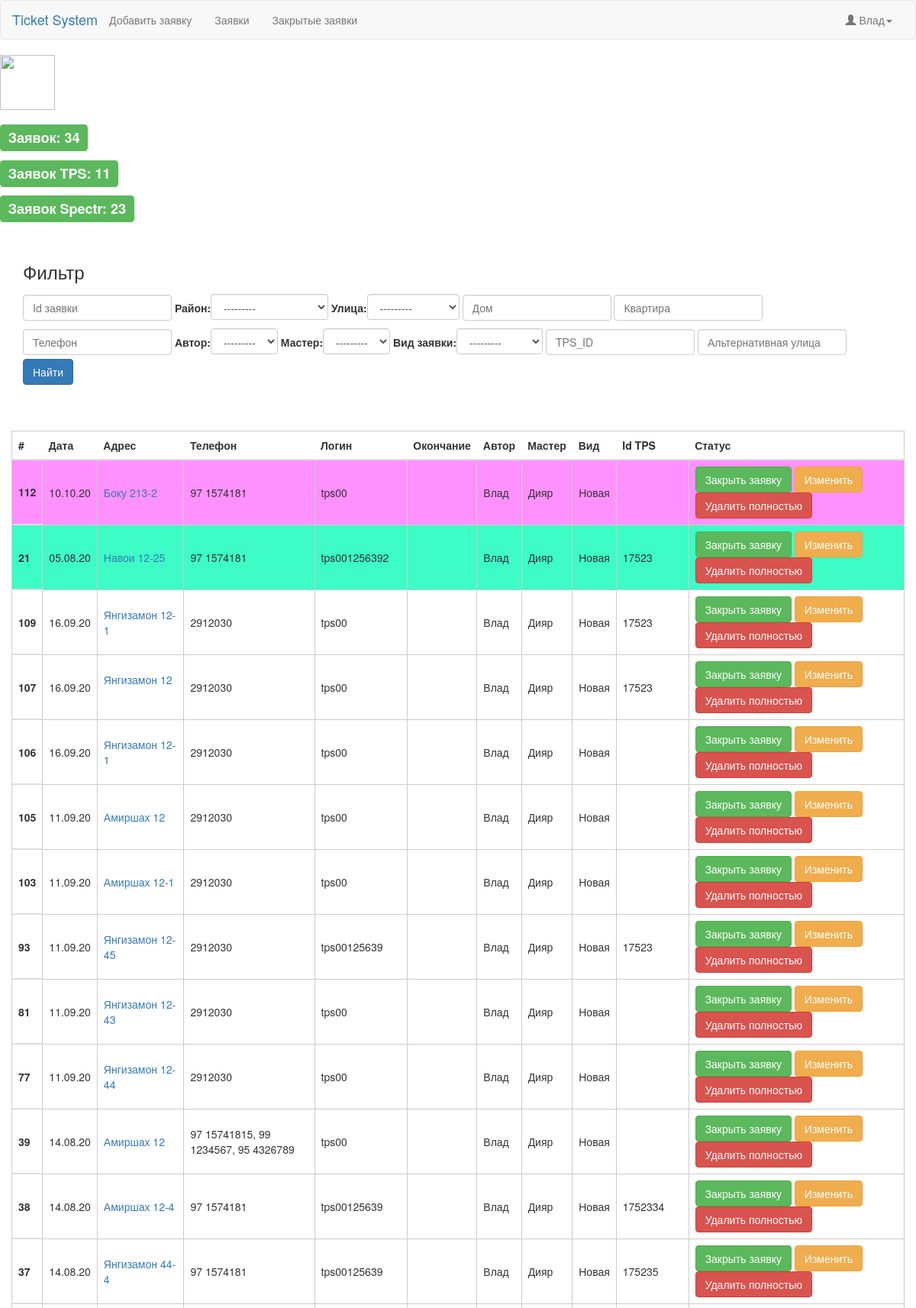
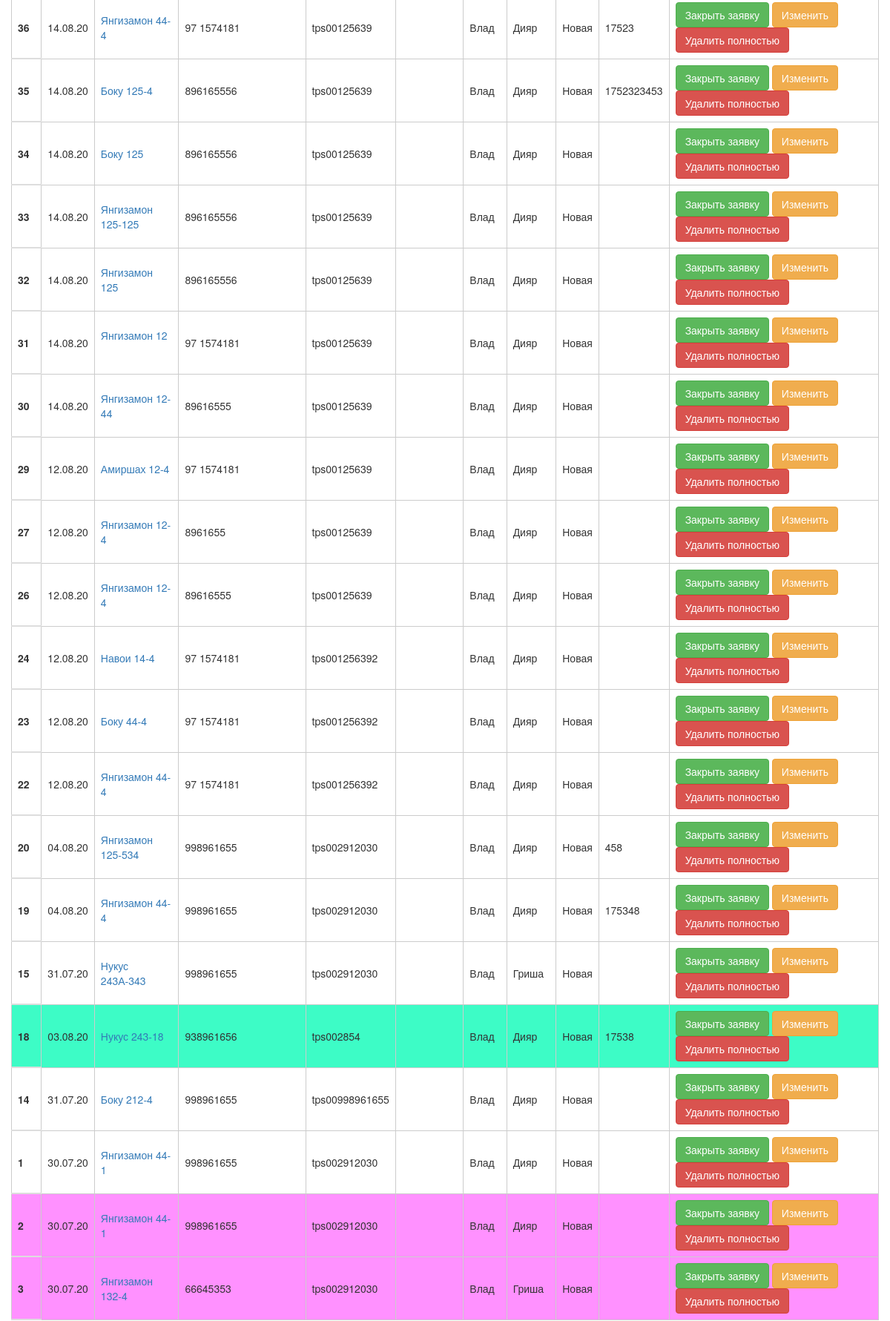
The app's page / (signed in, upper part) with its own data (2 pictures, top to bottom).
### tk/models.py (models this page shows, shortened)
class Region(models.Model):
    name = models.CharField(max_length = 200, null=True, verbose_name="")
    def __str__(self):
        return self.name
    class Meta:
        verbose_name = 'Регион'
        verbose_name_plural = 'Регионы'

class Street(models.Model):
    name = models.CharField(max_length = 200, null=True, verbose_name="")
    region = models.ForeignKey(Region, null=True, on_delete=models.SET_NULL, verbose_name="", default=True)
    def __str__(self):
        return self.name
    class Meta:
        verbose_name = 'Улицу'
        verbose_name_plural = 'Улицы'

class Ticket(models.Model):
    date = models.DateTimeField(auto_now_add=True, null=True, verbose_name="")
    viewticket = models.ForeignKey(ViewTicket, null=True, on_delete=models.CASCADE, verbose_name="Вид заявки", default=True)
    master = models.ForeignKey(Master, null=True, on_delete=models.SET_NULL, verbose_name="Мастер", default=True)
    regions = models.ForeignKey(Region, null=True, on_delete=models.SET_NULL, verbose_name="Район")
    streets = models.ForeignKey(Street, blank=True, null=True, on_delete=models.SET_NULL, verbose_name="Улица")
    status = models.ForeignKey(Status, null=True, on_delete=models.SET_NULL, verbose_name="Статус", default=2)
    street_only = models.CharField(blank=True, max_length=100, null=True, verbose_name="")
    home = models.CharField(max_length = 5, null=True, verbose_name="")
    flat = models.CharField(blank=True, max_length = 5, null=True, verbose_name="")
    phone = models.CharField(max_length = 50, null=True, verbose_name="")
    companylogin = models.ForeignKey(Companylogin, null=True, on_delete=models.SET_NULL, verbose_name="", default=True)
    logins = models.CharField(blank=True,max_length = 15, null=True, verbose_name="")
    tps_id = models.CharField(blank=True, max_length=100, null=True, verbose_name="")
    priority = models.ForeignKey(Priority, null=True, on_delete=models.SET_NULL, verbose_name="", default=2)
    coment = models.TextField(blank=True,  null=True, verbose_name="Комментарий", default=" ")
    comment_master = models.TextField(verbose_name="Комментарий", default=" ")
    update = models.DateTimeField(auto_now=True)
    author = models.ForeignKey('auth.User', null=True, on_delete=models.SET_NULL, verbose_name="Автор", default=True)
    class Meta:
        verbose_name = 'Заявку'
        verbose_name_plural = 'Заявки'
        ordering = ['-update', ]

class Companylogin(models.Model):
    login = models.CharField(max_length = 200, null=True)
    def __str__(self):
        return self.login
    class Meta:
        verbose_name = 'Логин компании'
        verbose_name_plural = 'Логины компаний'

class Master(models.Model):
    name = models.CharField(max_length = 200, null=True)
    master = models.ForeignKey(User, on_delete=models.CASCADE)
    def __str__(self):
        return self.name
    class Meta:
        verbose_name = 'Мастера'
        verbose_name_plural = 'Мастера'

class Status(models.Model):
    name = models.CharField(max_length = 200, null=True)
    def __str__(self):
        return self.name
    class Meta:
        verbose_name = 'Статус'
        verbose_name_plural = 'Статусы'

### tk/views.py (the view, shortened to what this page needs)
# urls.py: path('', tk_list, name='tk_list'),
@login_required(login_url='login')
def tk_list(request):
    if request.user.is_superuser or request.user.is_staff:
        tk = Ticket.objects.filter(status=2)
        tkFilter = TicketFilter(request.GET, queryset=tk)
        counts = tk.filter().count()
        count_tps = Ticket.objects.filter(tps_id__isnull=False, status=2).count()
        count_sp = Ticket.objects.filter(tps_id__isnull=True, status=2).count()
        context = {
            'tk': tk,
            'counts': counts,
            'count_tps': count_tps,
            'tkFilter':tkFilter,
            'count_sp':count_sp
        }
    return render(request, 'tk/tklist.html', context)

### tk/models.py (called while the page is built)
    def __str__(self):
        return self.name

### tk/templates/tk/tklist.html (shortened to what this page needs)
{% extends 'tk/base.html'%}
{% load bootstrap %}
{% block content %}
<img class="d-block mx-auto mb-4" src="https://spi.uz/wp-content/uploads/2020/04/cropped-logo-3-1-192x192.png" alt="" width="72" height="72">
<h3><span class="label label-success">Заявок: {{ counts }}</span></h3>  <h3><span class="label label-success">Заявок TPS: {{ count_tps }}</span></h3>
<h3><span class="label label-success">Заявок Spectr: {{ count_sp }}</span></h3>
<div class="form-filter">
             <h3>Фильтр</h3>
<form method="get" id="testForm" data-streets-url="{% url 'ajax_load_cities' %}" novalidate>
{{tkFilter.form}}
        <button type="submit" class="btn btn-primary">Найти</button>
</form>
</div>
<div class="container-fluid">
<table class="table">
                    <thead>
                        <tr>
                            <th>#</th>
                            <th>Дата</th>
                            <th>Адрес</th>
                            <th>Телефон</th>
                            <th>Логин</th>
                            <th>Окончание</th>
                            <th>Автор</th>
                            <th>Мастер</th>
                            <th>Вид</th>
                            <th>Id TPS</th>
                            <th>Статус</th>
                        </tr>
                    </thead>
    {% for ticket in tkFilter.qs %}
                  {% if ticket.priority.id == 3 %}
    <thead  class="red" >
    {%  elif ticket.priority.id == 2  %}
    <thead  class="white">
{% else %}
<thead  class="blue">
{% endif%}
                        <tr>
                            <th scope="row">{{ticket.id}}</th>
                            <td>{{ticket.date|date:"d.m.y"}}</td>
                            <td><a href="{% url 'about' ticket.id %}">{% if ticket.street_only == None %}{{ticket.streets}}{% else %}{{ticket.street_only}}{% endif %} {{ticket.home}}{% if ticket.flat == None %} 	&nbsp; {% else %}-{{ticket.flat}}{% endif %}</a></td>
                            <td>{{ticket.phone}}</td>
                            <td>{{ticket.companylogin}}{% if ticket.logins == None %} 	&nbsp; {% else %}{{ticket.logins}}{% endif %}</td>
                            <td>{{times}}</td>
                            <td>{{ticket.author.first_name}}</td>
                            <td>{{ticket.master}}</td>
                            <td>{{ticket.status}}</td>
                            <td>{% if ticket.tps_id == None %} 	&nbsp; {% else %}{{ticket.tps_id}}{% endif %}</td>
<td><a href="{% url 'close_tk' ticket.id %}" class="btn btn-success" type="button">Закрыть заявку</a>
                            <a href="{% url 'update_tk' ticket.id %}" class="btn btn-warning">Изменить</a>
                                {% if request.user.is_superuser%}
    <button class="btn btn-danger" data-toggle="modal" data-target="#exampleModalOrder{{ ticket.id}}">Удалить полностью</button>
    {% endif %}
                            </td>
                        </tr>
                    </thead>
    {% endfor%}
                </table>
<br>
</div>
{% endblock %}

### tk/templates/tk/base.html (shortened to what this page needs)
{% load static %}
<!DOCTYPE html>
<html lang="en">
<head>
    <link href="{% static 'css/bootstrap.min.css' %}" rel="stylesheet">
    <link href="{% static 'css/style.css' %}" rel="stylesheet">
</head>
<body>
{% block menu %}
<nav class="navbar navbar-default">
        <div class="container-fluid">
            <div class="navbar-header">
                <h4 class="header_logo"><a href="/">Ticket System</a></h4>
            </div>
            <div class="collapse navbar-collapse" id="bs-example-navbar-collapse-1">
                <ul class="nav navbar-nav">
                   <li><a href="{% url 'add_tk' %}">Добавить заявку</a></li>
                    <li><a href="{% url 'tk_list' %}">Заявки</a></li>
                    <li><a href="{% url 'tk_list_close' %}">Закрытые заявки</a></li>
                </ul>
                <ul class="nav navbar-nav navbar-right">
                    <li class="dropdown">
                        <a href="#" class="dropdown-toggle" data-toggle="dropdown" role="button" aria-haspopup="true" aria-expanded="false"> <span class="glyphicon glyphicon-user" aria-hidden="true"></span> {{ request.user.first_name }}<span class="caret"></span></a>
                    </li>
                </ul>
            </div>
        </div>
    </nav>
{% endblock %}
{% block content %}{% endblock %}
</body>
</html>

### static/css/style.css (style rules this page uses)
body { margin: 0; padding: 0; }
.table { flex: 1 0 auto; }
.form-filter { margin: 60px 30px; }
a.btn.btn-warning { background-color: #f0ad4e; }
a.btn.btn-success { background-color: #5cb85c; }
.red, .red a { background: #3DFCC6; }
.white { background: white; }
.blue, .blue a { background: #FF91FF; }
.form-filter #id_street_only, .form-filter #id_master, .form-filter #id_id, .form-filter #id_regions, .form-filter #id_streets, .form-filter #id_home, .form-filter #id_flat, .form-filter #id_phone, .form-filter #id_author, .form-filter #id_viewticket, .form-filter #id_tps_id, .form-filter #id_status, .form-filter #id_password1, .form-filter #id_password2 { margin: 5px 0; max-width: 100%; height: 34px; padding: 6px 12px; font-size: 14px; line-height: 1.42857143; color: #555; background-color: #fff; background-image: none; border: 1px solid #ccc; border-radius: 4px; -webkit-box-shadow: inset 0 1px 1px rgba(0,0,0,.075); box-shadow: inset 0 1px 1px rgba(0,0,0,.075); -webkit-transition: border-color ease-in-out .15s,-webkit-box-shadow ease-in-out .15s; -o-transition: border-color ease-in-out .15s,box-shadow ease-in-out .15s; transition: border-color ease-in-out .15s,box-shadow ease-in-out .15s; }
.header_logo { margin-top: 15px; }
.table button { margin-right: 5px; }
.table>tbody>tr>td, .table>tbody>tr>th, .table>tfoot>tr>td, .table>tfoot>tr>th, .table>thead>tr>td, .table>thead>tr>th { vertical-align: middle; }
.table, .table td { border: 1px solid #ccc; }

### records on screen
Ticket: id "112", date "10.10.20", streets "Боку", home "213", flat "2", phone "97 1574181", companylogin "tps00", author.first_name "Влад", master "Дияр", status "Новая"
Ticket: id "21", date "05.08.20", streets "Навои", home "12", flat "25", phone "97 1574181", companylogin "tps00", logins "1256392", author.first_name "Влад", master "Дияр", status "Новая", tps_id "17523"
Ticket: id "109", date "16.09.20", streets "Янгизамон", home "12", flat "1", phone "2912030", companylogin "tps00", author.first_name "Влад", master "Дияр", status "Новая", tps_id "17523"
Ticket: id "107", date "16.09.20", streets "Янгизамон", home "12", phone "2912030", companylogin "tps00", author.first_name "Влад", master "Дияр", status "Новая", tps_id "17523"
Ticket: id "106", date "16.09.20", streets "Янгизамон", home "12", flat "1", phone "2912030", companylogin "tps00", author.first_name "Влад", master "Дияр", status "Новая"
Ticket: id "105", date "11.09.20", street_only "Амиршах", home "12", phone "2912030", companylogin "tps00", author.first_name "Влад", master "Дияр", status "Новая"
Ticket: id "103", date "11.09.20", street_only "Амиршах", home "12", flat "1", phone "2912030", companylogin "tps00", author.first_name "Влад", master "Дияр", status "Новая"
Ticket: id "93", date "11.09.20", streets "Янгизамон", home "12", flat "45", phone "2912030", companylogin "tps00", logins "125639", author.first_name "Влад", master "Дияр", status "Новая", tps_id "17523"
Ticket: id "81", date "11.09.20", streets "Янгизамон", home "12", flat "43", phone "2912030", companylogin "tps00", author.first_name "Влад", master "Дияр", status "Новая"
Ticket: id "77", date "11.09.20", streets "Янгизамон", home "12", flat "44", phone "2912030", companylogin "tps00", author.first_name "Влад", master "Дияр", status "Новая"
Ticket: id "39", date "14.08.20", street_only "Амиршах", home "12", phone "97 15741815, 99 1234567, 95 4326789", companylogin "tps00", author.first_name "Влад", master "Дияр", status "Новая"
Ticket: id "38", date "14.08.20", street_only "Амиршах", home "12", flat "4", phone "97 1574181", companylogin "tps00", logins "125639", author.first_name "Влад", master "Дияр", status "Новая", tps_id "1752334"
Ticket: id "37", date "14.08.20", streets "Янгизамон", home "44", flat "4", phone "97 1574181", companylogin "tps00", logins "125639", author.first_name "Влад", master "Дияр", status "Новая", tps_id "175235"
Ticket: id "36", date "14.08.20", streets "Янгизамон", home "44", flat "4", phone "97 1574181", companylogin "tps00", logins "125639", author.first_name "Влад", master "Дияр", status "Новая", tps_id "17523"
Ticket: id "35", date "14.08.20", streets "Боку", home "125", flat "4", phone "896165556", companylogin "tps00", logins "125639", author.first_name "Влад", master "Дияр", status "Новая", tps_id "1752323453"
Ticket: id "34", date "14.08.20", streets "Боку", home "125", phone "896165556", companylogin "tps00", logins "125639", author.first_name "Влад", master "Дияр", status "Новая"
Ticket: id "33", date "14.08.20", streets "Янгизамон", home "125", flat "125", phone "896165556", companylogin "tps00", logins "125639", author.first_name "Влад", master "Дияр", status "Новая"
Ticket: id "32", date "14.08.20", streets "Янгизамон", home "125", phone "896165556", companylogin "tps00", logins "125639", author.first_name "Влад", master "Дияр", status "Новая"
Ticket: id "31", date "14.08.20", streets "Янгизамон", home "12", phone "97 1574181", companylogin "tps00", logins "125639", author.first_name "Влад", master "Дияр", status "Новая"
Ticket: id "30", date "14.08.20", streets "Янгизамон", home "12", flat "44", phone "89616555", companylogin "tps00", logins "125639", author.first_name "Влад", master "Дияр", status "Новая"
Ticket: id "29", date "12.08.20", street_only "Амиршах", home "12", flat "4", phone "97 1574181", companylogin "tps00", logins "125639", author.first_name "Влад", master "Дияр", status "Новая"
Ticket: id "27", date "12.08.20", streets "Янгизамон", home "12", flat "4", phone "8961655", companylogin "tps00", logins "125639", author.first_name "Влад", master "Дияр", status "Новая"
Ticket: id "26", date "12.08.20", streets "Янгизамон", home "12", flat "4", phone "89616555", companylogin "tps00", logins "125639", author.first_name "Влад", master "Дияр", status "Новая"
Ticket: id "24", date "12.08.20", streets "Навои", home "14", flat "4", phone "97 1574181", companylogin "tps00", logins "1256392", author.first_name "Влад", master "Дияр", status "Новая"
Ticket: id "23", date "12.08.20", streets "Боку", home "44", flat "4", phone "97 1574181", companylogin "tps00", logins "1256392", author.first_name "Влад", master "Дияр", status "Новая"
Ticket: id "22", date "12.08.20", streets "Янгизамон", home "44", flat "4", phone "97 1574181", companylogin "tps00", logins "1256392", author.first_name "Влад", master "Дияр", status "Новая"
Ticket: id "20", date "04.08.20", streets "Янгизамон", home "125", flat "534", phone "998961655", companylogin "tps00", logins "2912030", author.first_name "Влад", master "Дияр", status "Новая", tps_id "458"
Ticket: id "19", date "04.08.20", streets "Янгизамон", home "44", flat "4", phone "998961655", companylogin "tps00", logins "2912030", author.first_name "Влад", master "Дияр", status "Новая", tps_id "175348"
Ticket: id "15", date "31.07.20", street_only "Нукус", home "243А", flat "343", phone "998961655", companylogin "tps00", logins "2912030", author.first_name "Влад", master "Гриша", status "Новая"
Ticket: id "18", date "03.08.20", streets "Нукус", home "243", flat "18", phone "938961656", companylogin "tps00", logins "2854", author.first_name "Влад", master "Дияр", status "Новая", tps_id "17538"
Ticket: id "14", date "31.07.20", streets "Боку", home "212", flat "4", phone "998961655", companylogin "tps00", logins "998961655", author.first_name "Влад", master "Дияр", status "Новая"
Ticket: id "1", date "30.07.20", streets "Янгизамон", home "44", flat "1", phone "998961655", companylogin "tps00", logins "2912030", author.first_name "Влад", master "Дияр", status "Новая"
Ticket: id "2", date "30.07.20", streets "Янгизамон", home "44", flat "1", phone "998961655", companylogin "tps00", logins "2912030", author.first_name "Влад", master "Дияр", status "Новая"
Ticket: id "3", date "30.07.20", streets "Янгизамон", home "132", flat "4", phone "66645353", companylogin "tps00", logins "2912030", author.first_name "Влад", master "Гриша", status "Новая"

### other values on screen
{{ request.user.first_name }} "Влад"
{{ counts }} "34"
{{ count_tps }} "11"
{{ count_sp }} "23"
